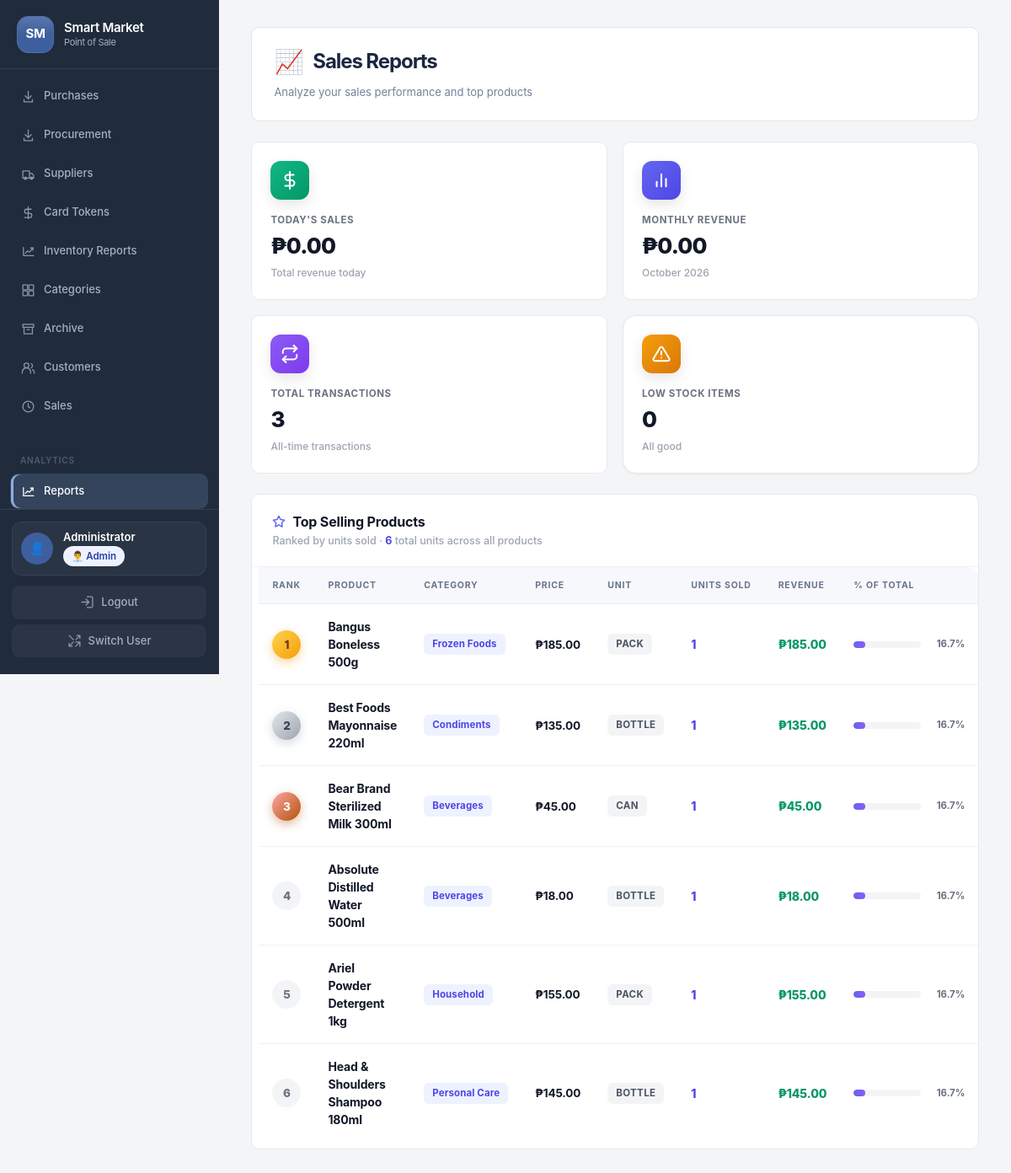
Page /admin.php?page=reports (signed in) on the committed database.
### tables this page shows
CREATE TABLE `products` (
  `id` int(11) NOT NULL,
  `name` varchar(100) NOT NULL,
  `category_id` int(11) DEFAULT NULL,
  `description` text DEFAULT NULL,
  `image` varchar(255) DEFAULT NULL,
  `selling_price` decimal(10,2) NOT NULL,
  `cost_price` decimal(10,2) DEFAULT 0.00,
  `stock_quantity` int(11) NOT NULL DEFAULT 0,
  `barcode` varchar(50) DEFAULT NULL,
  `created_at` timestamp NOT NULL DEFAULT current_timestamp(),
  `archived` tinyint(1) DEFAULT 0,
  `unit` varchar(20) NOT NULL DEFAULT 'pc',
  `sku` varchar(50) DEFAULT NULL,
  `active` tinyint(1) DEFAULT 1,
  `low_stock_threshold` int(11) DEFAULT 5,
  `default_supplier_id` int(11) DEFAULT NULL
);

CREATE TABLE `categories` (
  `id` int(11) NOT NULL,
  `name` varchar(50) NOT NULL,
  `description` text DEFAULT NULL,
  `created_at` timestamp NOT NULL DEFAULT current_timestamp()
);

### index.php (called while the page is built, shortened)
<?php
require_once __DIR__ . '/app/bootstrap.php';
require_once __DIR__ . '/app/managers.php';
require_once __DIR__ . '/app/requests.php';
require __DIR__ . '/views/app.php';

### admin.php (called while the page is built)
<?php
require __DIR__ . '/index.php';

### app/requests.php (called while the page is built, shortened)
<?php
$reportManager = new ReportManager($pdo);

### app/managers.php (called while the page is built, shortened)
<?php
class ReportManager {
    private $pdo;
    public function __construct($pdo) { $this->pdo = $pdo; }
    public function getStats() {
        try {
            $stmt = $this->pdo->query("SELECT COALESCE(SUM(total_amount), 0) as today FROM sales WHERE DATE(sale_date) = CURDATE()");
            $today = $stmt->fetch()['today'];
            $stmt = $this->pdo->query("
                SELECT COALESCE(SUM(total_amount), 0) as month
                FROM sales
                WHERE MONTH(sale_date) = MONTH(CURDATE())
                AND YEAR(sale_date) = YEAR(CURDATE())
            ");
            $month = $stmt->fetch()['month'];
            $stmt = $this->pdo->query("SELECT COUNT(*) as count FROM sales WHERE DATE(sale_date) = CURDATE()");
            $count = $stmt->fetch()['count'];
            $stmt = $this->pdo->query("SELECT COUNT(*) as low FROM products WHERE stock_quantity <= 5 AND archived = 0");
            $low = $stmt->fetch()['low'];
            $stmt = $this->pdo->query("SELECT COALESCE(SUM(total_amount), 0) as total FROM sales");
            $totalSales = $stmt->fetch()['total'];
            $stmt = $this->pdo->query("SELECT COUNT(*) as total_transactions FROM sales");
            $totalTransactions = $stmt->fetch()['total_transactions'];
            return [
                'today' => $today,
                'month' => $month,
                'count' => $count,
                'low' => $low,
                'total_sales' => $totalSales,
                'total_transactions' => $totalTransactions
            ];
        } catch(PDOException $e) {
            return [
                'today' => 0,
                'month' => 0,
                'count' => 0,
                'low' => 0,
                'total_sales' => 0,
                'total_transactions' => 0
            ];
        }
    }
}

### views/pages/reports.php (the view, shortened to what this page needs)
<?php
switch ('reports'):
case 'reports':
                $stats = $reportManager->getStats();
                $topProducts = $pdo->query("
                    SELECT
                        p.id,
                        p.name,
                        p.unit,
                        c.name as category,
                        p.selling_price as price,
                        SUM(si.quantity) as sold,
                        SUM(si.total_price) as revenue
                    FROM sale_items si
                    JOIN products p ON si.product_id = p.id
                    LEFT JOIN categories c ON p.category_id = c.id
                    GROUP BY p.id
                    ORDER BY sold DESC
                    LIMIT 10
                ")->fetchAll();
                $totalUnitsSold = array_sum(array_column($topProducts, 'sold'));
                ?>
                <div class="rep-page-header">
                    <div class="rep-page-header-left">
                        <h2 class="rep-page-title">
                            <span class="rep-page-icon">📈</span>
                            Sales Reports
                        </h2>
                        <p class="rep-page-subtitle">Analyze your sales performance and top products</p>
                    </div>
                </div>
                <div class="rep-stats-grid">
                    <div class="rep-stat-card">
                        <div class="rep-stat-icon" style="background: linear-gradient(135deg, #10B981 0%, #059669 100%);">
                            <svg width="22" height="22" viewBox="0 0 24 24" fill="none" stroke="white" stroke-width="2.2" stroke-linecap="round" stroke-linejoin="round">
                                <line x1="12" y1="1" x2="12" y2="23"></line>
                                <path d="M17 5H9.5a3.5 3.5 0 0 0 0 7h5a3.5 3.5 0 0 1 0 7H6"></path>
                            </svg>
                        </div>
                        <div class="rep-stat-label">Today's Sales</div>
                        <div class="rep-stat-value">₱<?php echo number_format($stats['today'], 2); ?></div>
                        <div class="rep-stat-footer">Total revenue today</div>
                    </div>
                    <div class="rep-stat-card">
                        <div class="rep-stat-icon" style="background: linear-gradient(135deg, #6366F1 0%, #4F46E5 100%);">
                            <svg width="22" height="22" viewBox="0 0 24 24" fill="none" stroke="white" stroke-width="2.2" stroke-linecap="round" stroke-linejoin="round">
                                <line x1="18" y1="20" x2="18" y2="10"></line>
                                <line x1="12" y1="20" x2="12" y2="4"></line>
                                <line x1="6" y1="20" x2="6" y2="14"></line>
                            </svg>
                        </div>
                        <div class="rep-stat-label">Monthly Revenue</div>
                        <div class="rep-stat-value">₱<?php echo number_format($stats['month'], 2); ?></div>
                        <div class="rep-stat-footer"><?php echo date('F Y'); ?></div>
                    </div>
                    <div class="rep-stat-card">
                        <div class="rep-stat-icon" style="background: linear-gradient(135deg, #8B5CF6 0%, #7C3AED 100%);">
                        </div>
                        <div class="rep-stat-label">Total Transactions</div>
                        <div class="rep-stat-value"><?php echo number_format($stats['total_transactions']); ?></div>
                        <div class="rep-stat-footer">All-time transactions</div>
                    </div>
                    <div class="rep-stat-card <?php echo $stats['low'] > 0 ? 'rep-stat-warning' : ''; ?>">
                        <div class="rep-stat-icon" style="background: linear-gradient(135deg, #F59E0B 0%, #D97706 100%);">
                        </div>
                        <div class="rep-stat-label">Low Stock Items</div>
                        <div class="rep-stat-value"><?php echo $stats['low']; ?></div>
                        <div class="rep-stat-footer"><?php echo $stats['low'] > 0 ? 'Action needed' : 'All good'; ?></div>
                    </div>
                </div>
                <div class="rep-card">
                    <div class="rep-card-header">
                        <div class="rep-card-title-wrap">
                            <div class="rep-card-title">
                                <svg width="16" height="16" viewBox="0 0 24 24" fill="none" stroke="currentColor" stroke-width="2.2" stroke-linecap="round" stroke-linejoin="round">
                                    <polygon points="12 2 15.09 8.26 22 9.27 17 14.14 18.18 21.02 12 17.77 5.82 21.02 7 14.14 2 9.27 8.91 8.26 12 2"></polygon>
                                </svg>
                                Top Selling Products
                            </div>
                            <div class="rep-card-subtitle">
                                Ranked by units sold · <strong><?php echo number_format($totalUnitsSold); ?></strong> total units across all products
                            </div>
                        </div>
                    </div>
                    <?php if (!empty($topProducts)): ?>
                    <div class="rep-table-wrap">
                        <table class="rep-table">
                            <thead>
                                <tr>
                                    <th style="width:60px;">Rank</th>
                                    <th>Product</th>
                                    <th>Category</th>
                                    <th>Price</th>
                                    <th>Unit</th>
                                    <th>Units Sold</th>
                                    <th>Revenue</th>
                                    <th style="width:180px;">% of Total</th>
                                </tr>
                            </thead>
                            <tbody>
                                <?php $rank = 1; ?>
                                <?php foreach ($topProducts as $p): ?>
                                <?php
                                    $percentage = $totalUnitsSold > 0 ? ($p['sold'] / $totalUnitsSold) * 100 : 0;
                                    $rankClass = '';
                                    if ($rank == 1) $rankClass = 'gold';
                                    else if ($rank == 2) $rankClass = 'silver';
                                    else if ($rank == 3) $rankClass = 'bronze';
                                ?>
                                <tr>
                                    <td>
                                        <span class="rep-rank-badge <?php echo $rankClass; ?>"><?php echo $rank++; ?></span>
                                    </td>
                                    <td>
                                        <div class="rep-product-cell">
                                            <div class="rep-product-info">
                                                <div class="rep-product-name"><?php echo htmlspecialchars($p['name']); ?></div>
                                            </div>
                                        </div>
                                    </td>
                                    <td>
                                        <span class="rep-category-badge"><?php echo htmlspecialchars($p['category'] ?? 'Uncategorized'); ?></span>
                                    </td>
                                    <td>
                                        <span class="rep-price">₱<?php echo number_format($p['price'] ?? 0, 2); ?></span>
                                    </td>
                                    <td>
                                        <span class="rep-unit-badge"><?php echo htmlspecialchars($p['unit'] ?? 'pc'); ?></span>
                                    </td>
                                    <td>
                                        <strong class="rep-sold-count"><?php echo number_format($p['sold']); ?></strong>
                                    </td>
                                    <td>
                                        <strong class="rep-revenue">₱<?php echo number_format($p['revenue'], 2); ?></strong>
                                    </td>
                                    <td>
                                        <div class="rep-progress-wrap">
                                            <div class="rep-progress-bar">
                                                <div class="rep-progress-fill" style="width: <?php echo min($percentage, 100); ?>%;"></div>
                                            </div>
                                            <span class="rep-progress-text"><?php echo number_format($percentage, 1); ?>%</span>
                                        </div>
                                    </td>
                                </tr>
                                <?php endforeach; ?>
                            </tbody>
                        </table>
                    </div>
                    <?php endif; ?>
                </div>
                <?php
break;
endswitch;

### rows in the picture
products: name "Bangus Boneless 500g", category.name "Frozen Foods", selling_price "185.00", unit "PACK", sold "1", revenue "185.00", min($percentage, 100) 16.666666666667 (drawn), percentage "16.7"
products: name "Best Foods Mayonnaise 220ml", category.name "Condiments", selling_price "135.00", unit "BOTTLE", sold "1", revenue "135.00", min($percentage, 100) 16.666666666667 (drawn), percentage "16.7"
products: name "Bear Brand Sterilized Milk 300ml", category.name "Beverages", selling_price "45.00", unit "CAN", sold "1", revenue "45.00", min($percentage, 100) 16.666666666667 (drawn), percentage "16.7"
products: name "Absolute Distilled Water 500ml", category.name "Beverages", selling_price "18.00", unit "BOTTLE", sold "1", revenue "18.00", min($percentage, 100) 16.666666666667 (drawn), percentage "16.7"
products: name "Ariel Powder Detergent 1kg", category.name "Household", selling_price "155.00", unit "PACK", sold "1", revenue "155.00", min($percentage, 100) 16.666666666667 (drawn), percentage "16.7"
products: name "Head & Shoulders Shampoo 180ml", category.name "Personal Care", selling_price "145.00", unit "BOTTLE", sold "1", revenue "145.00", min($percentage, 100) 16.666666666667 (drawn), percentage "16.7"

### other values in the picture
$store_name "Smart Market"
$_SESSION['full_name'] "Administrator"
getRoleLabel($_SESSION['role']) "👨‍💼 Admin"
$stats['today'] "0.00"
$stats['month'] "0.00"
$stats['total_transactions'] "3"
$stats['low'] "0"
$totalUnitsSold "6"
